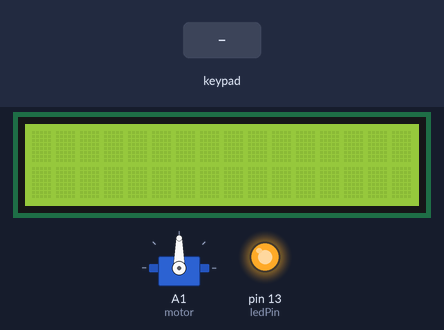
Bench run of a sketch on a simulated Arduino Uno, built with avr-gcc and run on an emulated ATmega328P. On the bench: 16×2 character LCD, servo, output pins drawn as LEDs (lit = HIGH). Inputs (shaded band) come from the test bench. What the sketch prints to the serial monitor is not drawn.

Above: at 1.2 s.
1.3 s: keypad keys 5 4 3 2 # pressed 0.4 s apart
At 3.6 s:
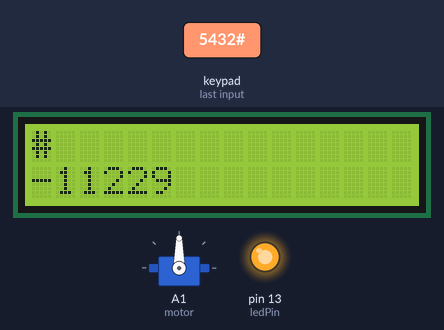
4.8 s: key '*' pressed
At 5.2 s:
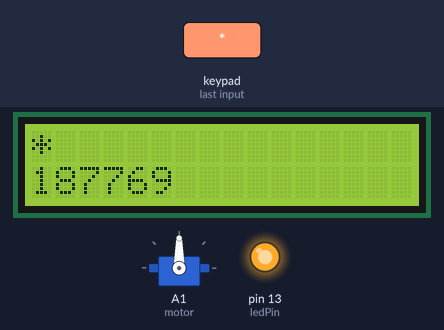
6.3 s: keypad keys 5 4 3 2 D pressed 0.4 s apart
At 8.7 s:
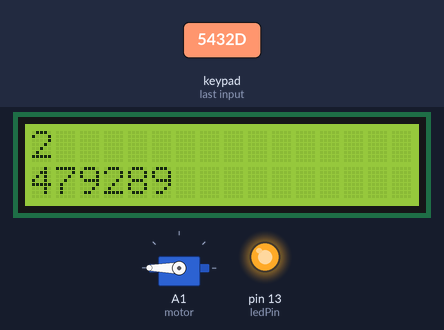
9.8 s: key 'D' pressed
At 10.6 s:
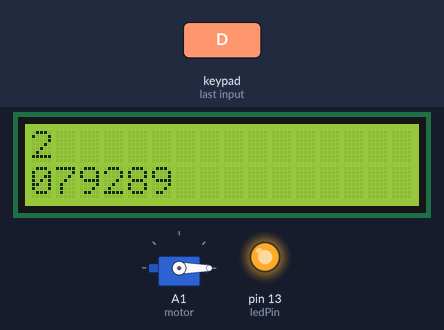
11.3 s: key '#' pressed
At 12.5 s:
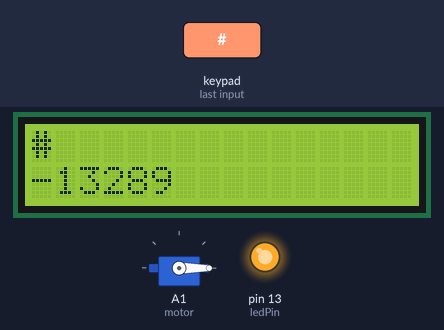
12.8 s: keypad keys 5 4 3 2 * pressed 0.4 s apart
At 15.0 s:
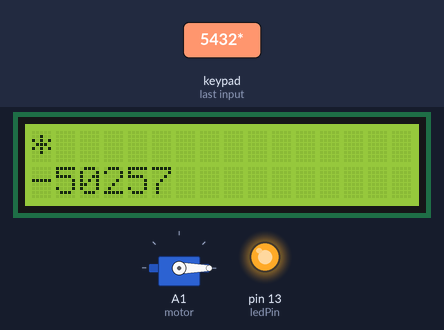
Timing chart, 0 to 16.5 s (numbered marks = the images above; inputs shaded):
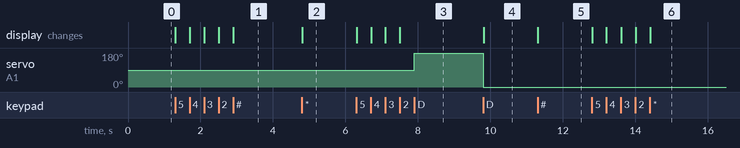

Measured:
- after the input at 1.3 s, the display: first changes at once (image 1 shows a later state)
- after the input at 4.8 s, the display: changes at once (image 2)
- after the input at 6.3 s, servo on A1 (motor): 90° → 180° after 1.6 s; the display: first changes at once (image 3 shows a later state)
- after the input at 9.8 s, servo on A1 (motor): 180° → 0° at once; the display: changes at once (image 4)
- after the input at 11.3 s, the display: changes at once (image 5)
- after the input at 12.8 s, the display: first changes at once (image 6 shows a later state)

The sketch:

SERVO.ino
```cpp
#include <LiquidCrystal.h>

#include <Servo.h>

LiquidCrystal lcd(10,11,A2,A3,A4,A5);

#include <Keypad.h>
Servo motor;


const byte ROWS = 4; //four rows
const byte COLS = 4; //four columns
char keys[ROWS][COLS] = {
    {'7','8','9','A'},
  {'4','5','6','B'},
  {'1','2','3','C'},
  {'*','0','#','D'}
  };
byte rowPins[ROWS] = {5,4,3,2};
byte colPins[COLS] = {6, 7, 8, 9};
Keypad keypad = Keypad( makeKeymap(keys), rowPins, colPins, ROWS, COLS );
byte ledPin = 13;

boolean blink = false;


int derece;

int i=0;
void setup(){
  Serial.begin(9600);
  lcd.begin(16,2);
  pinMode(ledPin, OUTPUT);      // sets the digital pin as output
  digitalWrite(ledPin, HIGH);   // sets the LED on
  //keypad.addEventListener(keypadEvent); //add an event listener for this keypad
  motor.attach(A1);
  Serial.println("Derece Girin:");
}

void loop(){
  char key = keypad.getKey();

  if (key) {
    if(key!='A' && key !='B' && key != 'C' && key!='D')
    {

    lcd.setCursor(i,0);
    lcd.print(key);
    derece=derece*10+(key-48);
    lcd.setCursor(0,1);
    lcd.print(derece);
    }

    if(key=='D' && key>=0 && key<=180)
    {
      motor.write(derece);
      delay(15);
      lcd.setCursor(0,1);
      lcd.print(derece);
      derece=0;
    }
  }

  if (blink){
    digitalWrite(ledPin,!digitalRead(ledPin));
    delay(100);
  }
}
```
